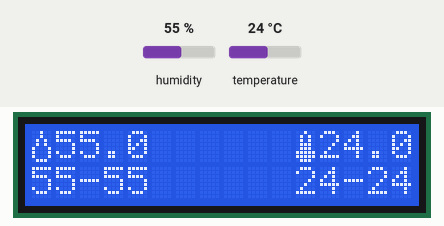
This sketch was run on a simulated Arduino Uno, built with avr-gcc and run on an emulated ATmega328P. Shown: 16×2 character LCD. Inputs (shaded band) come from the test bench; at power-on: humidity 55 %, temperature 24 °C.

Above: at 1.2 s.
1.3 s: humidity set to 22 %
At 3.8 s:
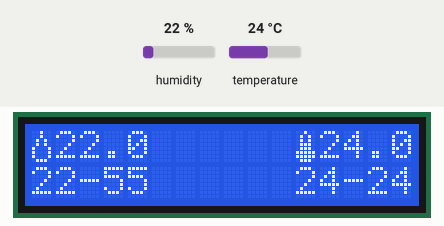
5.2 s: temperature set to 12 °C
At 7.1 s:
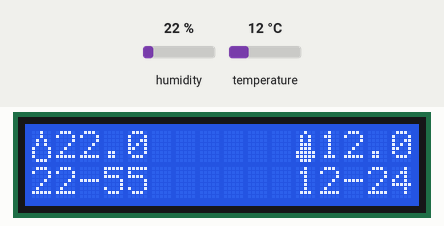
9.1 s: humidity set to 40 %
At 10.4 s:
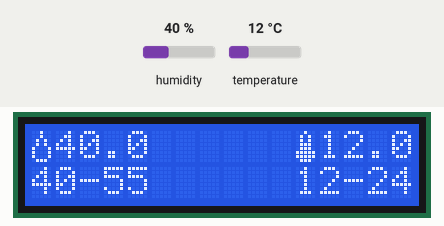
13.0 s: temperature set to 19 °C
At 15.8 s:
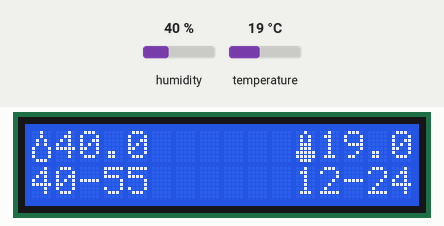
Timing chart, 0 to 17.3 s (numbered marks = the images above; inputs shaded):
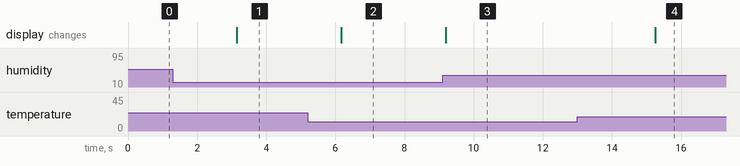

Measured:
- after the input at 1.3 s, the display: changes after 1.8 s (image 1)
- after the input at 5.2 s, the display: changes after 0.97 s (image 2)
- after the input at 9.1 s, the display: changes after 0.10 s (image 3)
- after the input at 13.0 s, the display: changes after 2.3 s (image 4)

The sketch:

therm.ino
```cpp
#include <Wire.h>
#include <LCD.h>
#include <LiquidCrystal_I2C.h>
#include <dht.h>

#define I2C_ADDR    0x27
#define BACKLIGHT_PIN     3
#define En_pin  2
#define Rw_pin  1
#define Rs_pin  0
#define D4_pin  4
#define D5_pin  5
#define D6_pin  6
#define D7_pin  7

#define DHT22_PIN 2

int n = 1;
float maxT = 0.0;
float minT = 0.0;
float minH = 0.0;
float maxH = 0.0;

dht DHT;
LiquidCrystal_I2C	lcd(I2C_ADDR,En_pin,Rw_pin,Rs_pin,D4_pin,D5_pin,D6_pin,D7_pin);

byte thermo[8] = {
  B00100,
  B01010,
  B01010,
  B01110,
  B01110,
  B11111,
  B11111,
  B01110
};

byte humid[8] = {
  B00100,
  B00100,
  B01010,
  B01010,
  B10001,
  B10001,
  B10001,
  B01110
};

byte degree[8] = {
  B00110,
  B01001,
  B01001,
  B00110,
  B00000,
  B00000,
  B00000,
  B00000
};


void setup()
{
  lcd.begin (16,2);

// Switch on the backlight
  lcd.setBacklightPin(BACKLIGHT_PIN,POSITIVE);
  lcd.setBacklight(HIGH);

  lcd.createChar(0, thermo);
  lcd.createChar(1, humid);
  lcd.createChar(2, degree);
}

void loop()
{
  DHT.read22(DHT22_PIN);
//  lcd.print(n++,DEC);
  updateMinMax();

  lcd.setCursor (0,0);
  lcd.write(byte(1));
  lcd.print(DHT.humidity,1);

  lcd.setCursor (0,1);
  lcd.print(minH,0);
  lcd.print("-");
  lcd.print(maxH,0);

  lcd.setCursor (11,0);
  lcd.write(byte(0));
  lcd.print(DHT.temperature,1);

  lcd.setCursor (11,1);
  lcd.print(minT,0);
  lcd.print("-");
  lcd.print(maxT,0);


  delay(3000);
}

void updateMinMax(){
 if(minT==0.0) minT = DHT.temperature;
 if(maxT==0.0) maxT = DHT.temperature;
 if(minT>DHT.temperature) minT = DHT.temperature;
 if(maxT<DHT.temperature) maxT = DHT.temperature;

 if(minH==0.0) minH = DHT.humidity;
 if(maxH==0.0) maxH = DHT.humidity;
 if(minH>DHT.temperature) minH = DHT.humidity;
 if(maxH<DHT.temperature) maxH = DHT.humidity;
}
```
